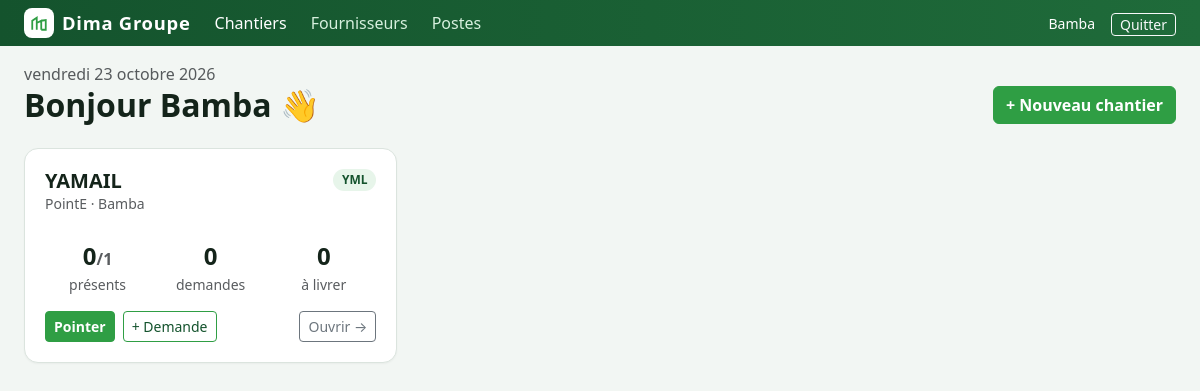
The app's page /pointage/ (signed in) with its own data.
### pointage/models.py (models this page shows, shortened)
class Chantier(models.Model):
    JOURS = [(0, "Lundi"), (1, "Mardi"), (2, "Mercredi"), (3, "Jeudi"), (4, "Vendredi"),
             (5, "Samedi"), (6, "Dimanche")]
    nom = models.CharField(max_length=200, help_text="Ex. : YAMAIL")
    code = models.CharField(max_length=10, unique=True, help_text="Préfixe des numéros. Ex. : YML")
    site = models.CharField("Site", max_length=200, blank=True, help_text="Ex. : Point E")
    client = models.CharField(max_length=200, blank=True)
    chef_projet = models.CharField("Chef de projet", max_length=150, blank=True)
    debut_semaine = models.PositiveSmallIntegerField(
        "La semaine de pointage commence le", choices=JOURS, default=5)
    actif = models.BooleanField(default=True)
    created_at = models.DateTimeField(auto_now_add=True)
    class Meta:
        ordering = ["-actif", "nom"]
    def get_absolute_url(self):
        return reverse("pointage:dashboard", args=[self.pk])

### pointage/views.py (the view)
# urls.py: path("", v.Home.as_view(), name="home"),
class Home(Connecte, ListView):
    template_name = "pointage/home.html"
    def get_queryset(self):
        return m.Chantier.objects.all()
    def get_context_data(self, **kw):
        ctx = super().get_context_data(**kw)
        today = timezone.localdate()
        cartes = []
        for c in ctx["object_list"]:
            bons = c.bons.exclude(statut="ANNULE").prefetch_related("lignes__receptions")
            cartes.append({
                "c": c,
                "demandes": c.demandes.filter(statut="ENVOYEE").count(),
                "urgentes": c.demandes.filter(statut="ENVOYEE", urgence=True).count(),
                "a_livrer": sum(1 for b in bons if b.livraison in ("aucune", "partielle")),
                "presents": c.pointages.filter(date=today, statut="P").count(),
                "equipe": c.ouvriers.filter(actif=True).count(),
            })
        ctx.update(cartes=cartes, today=today)
        return ctx

### pointage/templatetags/pointage_tags.py (called while the page is built)
@register.simple_tag
def entreprise():
    return getattr(settings, "POINTAGE_ENTREPRISE", "Dima Groupe")

### pointage/templates/pointage/home.html (shortened to what this page needs)
{% extends "pointage/base.html" %}
{% block content %}
<div class="d-flex justify-content-between align-items-end flex-wrap gap-2 mb-4">
  <div>
    <div class="text-muted">{{ today|date:"l j F Y" }}</div>
    <h1 class="h2 fw-bold mb-0">Bonjour {{ user.first_name|default:user.username }} 👋</h1>
  </div>
  <a class="btn btn-brand" href="{% url 'pointage:chantier_create' %}">+ Nouveau chantier</a>
</div>
<div class="row g-3">
  {% for k in cartes %}
  <div class="col-md-6 col-xl-4">
    <div class="card-soft chantier-card h-100">
      <div class="d-flex justify-content-between align-items-start">
        <div><h2 class="h5 fw-bold mb-0">{{ k.c.nom }}</h2><div class="text-muted small">{{ k.c.site|default:"—" }}{% if k.c.client %} · {{ k.c.client }}{% endif %}</div></div>
        <span class="pill {% if k.c.actif %}pill-ok{% else %}pill-grey{% endif %}">{{ k.c.code }}</span>
      </div>
      <div class="row text-center g-2 my-3">
        <div class="col-4"><div class="fs-4 fw-bold">{{ k.presents }}<small class="fs-6 text-muted">/{{ k.equipe }}</small></div><div class="small text-muted">présents</div></div>
        <div class="col-4"><div class="fs-4 fw-bold">{{ k.demandes }}</div><div class="small text-muted">demandes</div></div>
        <div class="col-4"><div class="fs-4 fw-bold">{{ k.a_livrer }}</div><div class="small text-muted">à livrer</div></div>
      </div>
      <div class="d-flex gap-2 flex-wrap">
        <a class="btn btn-brand btn-sm" href="{% url 'pointage:pointage_semaine' k.c.pk %}">Pointer</a>
        <a class="btn btn-outline-brand btn-sm" href="{% url 'pointage:demande_create' k.c.pk %}">+ Demande</a>
        <a class="btn btn-outline-secondary btn-sm ms-auto" href="{{ k.c.get_absolute_url }}">Ouvrir →</a>
      </div>
    </div>
  </div>
  {% endfor %}
</div>
{% endblock %}

### pointage/templates/pointage/base.html (shortened to what this page needs)
{% load static pointage_tags %}<!doctype html>
<html lang="fr">
<head>
  <link href="https://cdn.jsdelivr.net/npm/bootstrap@5.3.3/dist/css/bootstrap.min.css" rel="stylesheet">
  <link href="{% static 'pointage/pointage.css' %}" rel="stylesheet">
</head>
<body>
{% with u=request.resolver_match.url_name %}
<nav class="topbar no-print">
  <div class="d-flex align-items-center gap-4 px-4 py-2 flex-wrap">
    <a class="brand" href="{% url 'pointage:home' %}">
      <span class="mark"><svg width="18" height="18" viewBox="0 0 24 24" fill="none" stroke="#2f9e44" stroke-width="2.4"><path d="M3 21V9l6-4v16M9 21V12l6-3v12M15 21h6V8l-6 1"/></svg></span>
      {% entreprise %}
    </a>
    <a href="{% url 'pointage:home' %}" class="{% if u == 'home' %}active{% endif %}">Chantiers</a>
    <a href="{% url 'pointage:fournisseur_list' %}" class="{% if 'fournisseur' in u %}active{% endif %}">Fournisseurs</a>
    <a href="{% url 'pointage:poste_list' %}" class="{% if 'poste' in u %}active{% endif %}">Postes</a>
    <span class="ms-auto d-flex align-items-center gap-3">
      {% if user.is_authenticated %}
      <span class="small">{{ user.get_full_name|default:user.username }}</span>
      <form method="post" action="{% url 'pointage:logout' %}" class="m-0">{% csrf_token %}
        <button class="btn btn-sm btn-outline-light py-0">Quitter</button></form>
      {% endif %}
    </span>
  </div>
</nav>
<main class="px-4 pb-5 pt-3" style="max-width:1500px;margin:auto">
  {% block content %}{% endblock %}
</main>
{% endwith %}
</body>
</html>

### pointage/static/pointage/pointage.css (style rules this page uses)
:root { --brand: #2f9e44; --brand-dark: #14532d; --brand-soft: #e7f5ea; --ink: #14241a; --muted: #6b7a70; --bg: #f2f6f3; --line: #dbe4de; --warn: #f59f00; --danger: #d9480f; }
body { background: var(--bg); color: var(--ink); font-family: "Segoe UI", system-ui, -apple-system, Roboto, sans-serif; }
a { color: var(--brand-dark); }
.btn-brand { background: var(--brand); border-color: var(--brand); color: #fff; font-weight: 600; }
.btn-outline-brand { border-color: var(--brand); color: var(--brand-dark); }
.topbar { background: linear-gradient(90deg, var(--brand-dark), #1f6b3a); color: #fff; }
.topbar a { color: #d7f0de; text-decoration: none; }
.topbar a:hover, .topbar a.active { color: #fff; }
.brand { font-weight: 800; letter-spacing: .04em; font-size: 1.15rem; color: #fff !important; display: flex; align-items: center; gap: .5rem; }
.brand .mark { width: 30px; height: 30px; border-radius: 8px; background: #fff; display: grid; place-items: center; }
.card-soft { background: #fff; border: 1px solid var(--line); border-radius: 14px; box-shadow: 0 1px 2px rgba(20,36,26,.04); }
.chantier-card { padding: 1.25rem; transition: box-shadow .15s, transform .15s; }
.pill { display: inline-block; padding: .12rem .55rem; border-radius: 99px; font-size: .75rem; font-weight: 700; }
.pill-ok { background: var(--brand-soft); color: var(--brand-dark); }

### records on screen
Chantier: c.nom "YAMAIL", c.site "PointE", c.client "Bamba", c.code "YML", presents "0", equipe "1", demandes "0", a_livrer "0"

### other values on screen
{{ user.get_full_name|default:user.username }} "Bamba"
{{ today|date:"l j F Y" }} "vendredi 23 octobre 2026"
{{ user.first_name|default:user.username }} "Bamba"
